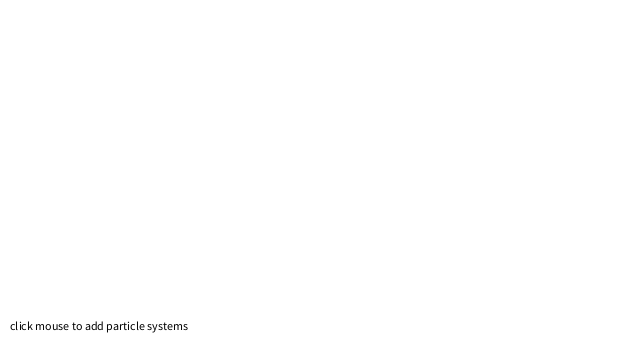
Frame 1 (no input)
Frame 60 (the mouse pressed at the canvas centre just before this capture): identical to frame 1, image omitted
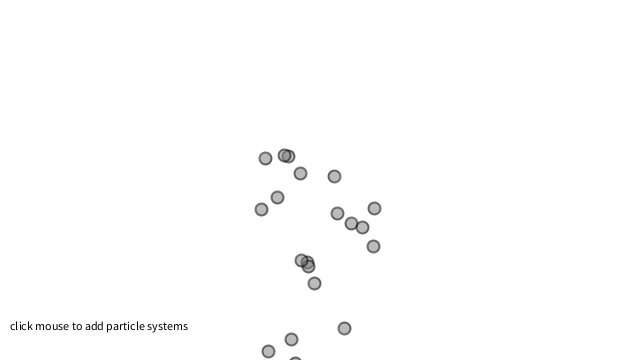
Frame 120 (the mouse held since frame 60 and released just before this capture)

The Processing sketch that drew these frames (run headless with seeded random() and noise(); from frame 60 on, the mouse is pressed at the canvas centre):

// Processing sketch: NOC_4_04_boom
// ── NOC_4_04_boom.pde
// The Nature of Code
// Daniel Shiffman
// http://natureofcode.com
// Simple Particle System

// Particles are generated each cycle through draw(),
// fall with gravity and fade out over time
// A ParticleSystem object manages a variable size (ArrayList) 
// list of particles.

ArrayList<ParticleSystem> systems;

void setup() {
  size(640,360);
  systems = new ArrayList<ParticleSystem>();
}

void draw() {
  background(255);
  for (ParticleSystem ps: systems) {
    ps.run();
    ps.addParticle(); 
  }
  
  fill(0);
  text("click mouse to add particle systems",10,height-30);
  
  
  for (int i = systems.size()-1; i >= 0; i--) {
      ParticleSystem p = systems.get(i);
      if (p.dead()) {
        systems.remove(i);
      }
    }
}

void mousePressed() {
  systems.add(new ParticleSystem(20,new PVector(mouseX,mouseY)));
}

// ── Particle.pde
// The Nature of Code
// Daniel Shiffman
// http://natureofcode.com

// Simple Particle System

class Particle {
  PVector location;
  PVector velocity;
  PVector acceleration;
  float lifespan;

  Particle(PVector l) {
    acceleration = new PVector(0,0.05);
    velocity = new PVector(random(-1,1),random(-2,2));
    location = l.get();
    lifespan = 255.0;
  }

  void run() {
    update();
    display();
  }

  // Method to update location
  void update() {
    velocity.add(acceleration);
    location.add(velocity);
    lifespan -= 2.0;
  }

  // Method to display
  void display() {
    stroke(0,lifespan);
    strokeWeight(2);
    fill(127,lifespan);
    ellipse(location.x,location.y,12,12);
  }
  
  // Is the particle still useful?
  boolean isDead() {
    if (lifespan < 0.0) {
      return true;
    } else {
      return false;
    }
  }
}

// ── ParticleSystem.pde
// The Nature of Code
// Daniel Shiffman
// http://natureofcode.com

// Simple Particle System

// A class to describe a group of Particles
// An ArrayList is used to manage the list of Particles 

class ParticleSystem {

  ArrayList<Particle> particles;    // An arraylist for all the particles
  PVector origin;        // An origin point for where particles are birthed

  ParticleSystem(int num, PVector v) {
    particles = new ArrayList<Particle>();   // Initialize the arraylist
    origin = v.get();                        // Store the origin point
    for (int i = 0; i < num; i++) {
      particles.add(new Particle(origin));    // Add "num" amount of particles to the arraylist
    }
  }

  void run() {
    for (int i = particles.size()-1; i >= 0; i--) {
      Particle p = particles.get(i);
      p.run();
      if (p.isDead()) {
        particles.remove(i);
      }
    }
  }

  void addParticle() {
    //particles.add(new Particle(origin));
  }

  // A method to test if the particle system still has particles
  boolean dead() {
    if (particles.isEmpty()) {
      return true;
    } 
    else {
      return false;
    }
  }
}
